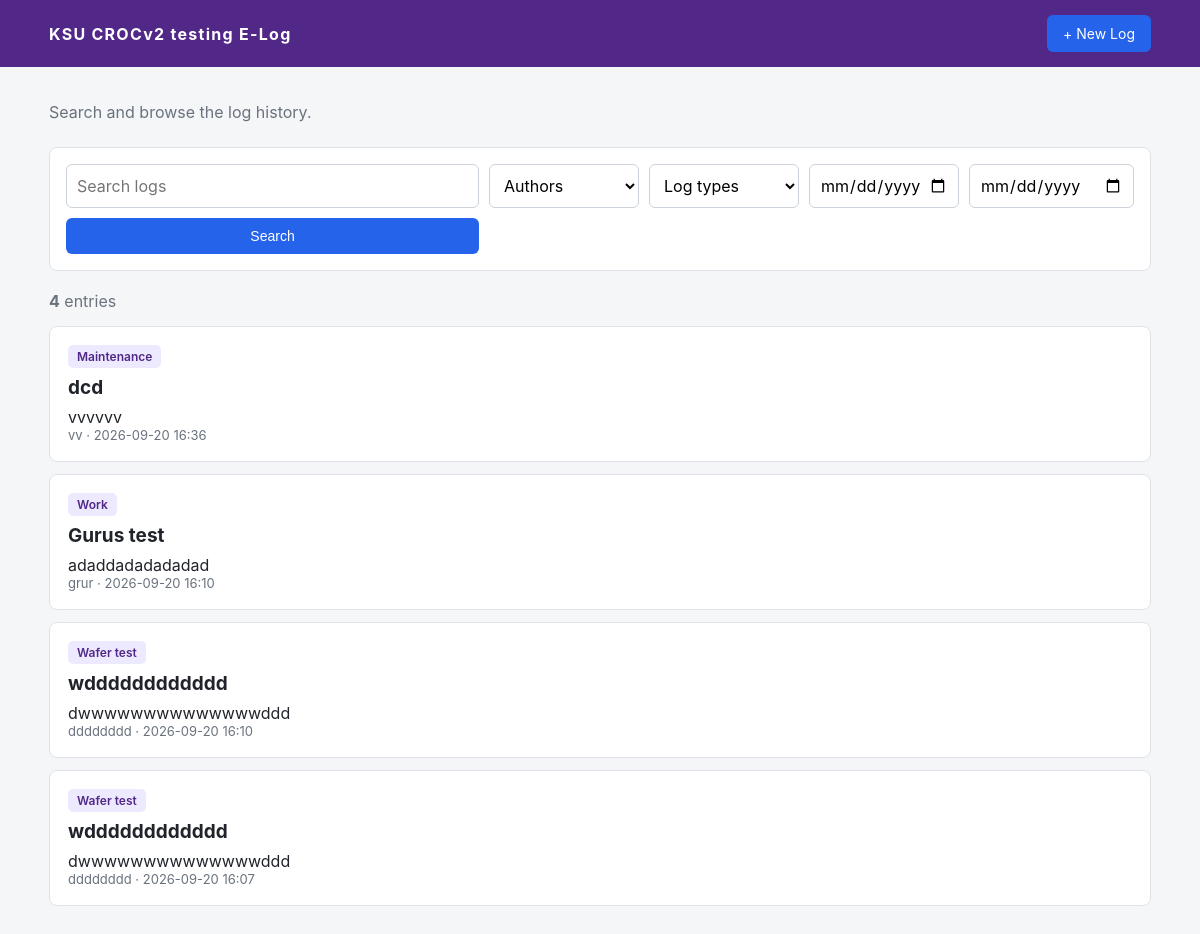
The app's page /, older data.
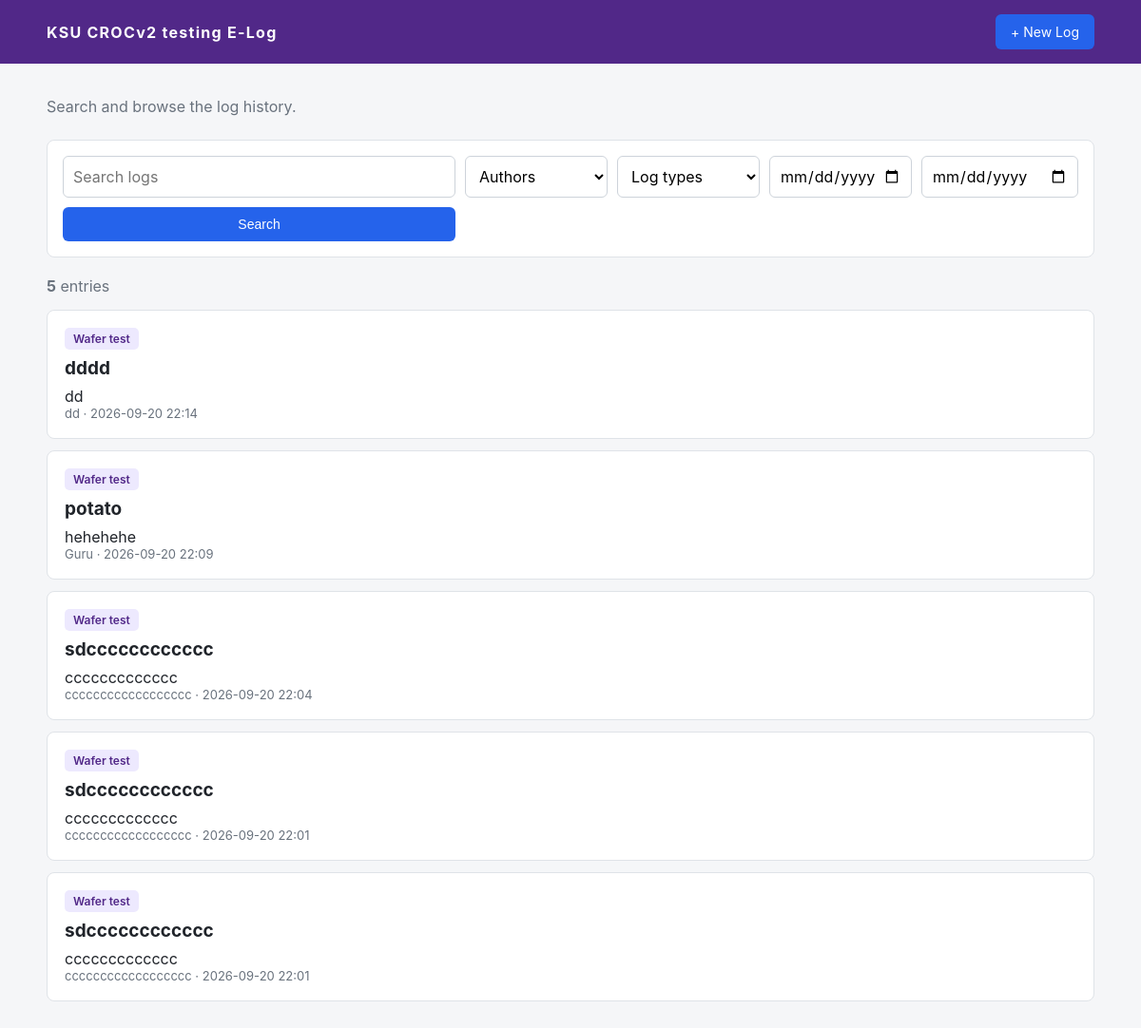
The same page, newer data.
### app.py (models this page shows)
class LogEntry(db.Model):
	id = db.Column(db.Integer, primary_key=True)
	title = db.Column(db.String(250), nullable=False)
	log_type = db.Column(db.String(50), nullable=False, default="Work")
	subsystem = db.Column(db.String(100), nullable=True)
	result = db.Column(db.Text, nullable=True)
	created_at = db.Column(db.DateTime, nullable=False, default=datetime.now)
	updated_at = db.Column(
		db.DateTime, nullable=False, default=datetime.now, onupdate=datetime.now
	)
	author_id = db.Column(db.Integer, db.ForeignKey("author.id"), nullable=False)

class Author(db.Model):
	id = db.Column(db.Integer, primary_key=True)
	name = db.Column(db.String(120), nullable=False, unique=True)
	email = db.Column(db.String(200), nullable=True)
	logs = db.relationship("LogEntry", backref="author", lazy=True)

### app.py (the view, shortened to what this page needs)
@app.route("/")
def index():
	query = request.args.get("q", "").strip()
	author_id = request.args.get("author", type=int)
	log_type = request.args.get("type", "").strip()
	date_from = request.args.get("date_from", "").strip()
	date_to = request.args.get("date_to", "").strip()
	logs_query = LogEntry.query
	if author_id:
		logs_query = logs_query.filter(LogEntry.author_id == author_id)
	if log_type:
		logs_query = logs_query.filter(LogEntry.log_type == log_type)
	if date_from:
		start_date = datetime.strptime(date_from, "%Y-%m-%d")
		logs_query = logs_query.filter(LogEntry.created_at >= start_date)
	if date_to:
		end_date = datetime.strptime(date_to, "%Y-%m-%d")
		end_date = end_date.replace(hour=23, minute=59, second=59)
		logs_query = logs_query.filter(LogEntry.created_at <= end_date)
	logs = logs_query.order_by(desc(LogEntry.created_at)).all()
	authors = Author.query.order_by(Author.name).all()
	return render_template(
		"index.html",
		logs=logs,
		authors=authors,
		query=query,
		selected_author=author_id,
		selected_type=log_type,
		date_from=date_from,
		date_to=date_to,
	)

### templates/index.html (shortened to what this page needs)
{% extends "base.html" %}
{% block content %}
<div class="page-header">
	<div>
		<p>Search and browse the log history.</p>
	</div>
</div>
<form class="search-panel" method="get">
	<input
		type="text"
		name="q"
		value="{{ query }}"
		placeholder="Search logs"
		autofocus
	>
	<select name="author">
		<option value="">Authors</option>
	</select>
	<select name="type">
		<option value="">Log types</option>
	</select>
	<input
		type="date"
		name="date_from"
		value="{{ date_from }}"
		title="From date"
	>
	<input
		type="date"
		name="date_to"
		value="{{ date_to }}"
		title="To date"
	>
	<button type="submit">Search</button>
</form>
<div class="results-header">
	<strong>{{ logs|length }}</strong> entr{{ "y" if logs|length == 1 else "ies" }}
</div>
{% if logs %}
	<div class="log-list">
		{% for entry in logs %}
		<a class="log-card" href="{{ url_for('view_log', log_id=entry.id) }}">
			<div class="log-card-top">
				<span class="type">{{ entry.log_type }}</span>
			</div>
			<h2>{{ entry.title }}</h2>
			<div>
				{{ entry.result[:150] }}{% if entry.result|length > 150 %}...{% endif %}
			</div>
			<div class="metadata">
				{{ entry.author.name }}
				· {{ entry.created_at.strftime("%Y-%m-%d %H:%M") }}
			</div>
		</a>
		{% endfor %}
	</div>
{% else %}
	<div class="empty">
		<h2>No logs found</h2>
		<p>Try a different search or create the first entry.</p>
		<a class="button" href="{{ url_for('new_log') }}">Create Log</a>
	</div>
{% endif %}
{% endblock %}

Row changes from the older to the newer data that the page shows:
removed LogEntry: log_type "Maintenance", title "dcd", result "vvvvvv", author.name "vv", created_at "2026-09-20 16:36"
removed LogEntry: log_type "Work", title "Gurus test", result "adaddadadadadad", author.name "grur", created_at "2026-09-20 16:10"
added LogEntry: log_type "Wafer test", title "dddd", result "dd", author.name "dd", created_at "2026-09-20 22:14"
added LogEntry: log_type "Wafer test", title "potato", result "hehehehe", author.name "Guru", created_at "2026-09-20 22:09"
added LogEntry: log_type "Wafer test", title "sdcccccccccccc", result "ccccccccccccc", author.name "cccccccccccccccccc", created_at "2026-09-20 22:04"
changed LogEntry (number 4 of 5 on the later page): title "wdddddddddddd" → "sdcccccccccccc"; result "dwwwwwwwwwwwwwwddd" → "ccccccccccccc"; author.name "dddddddd" → "cccccccccccccccccc"; created_at "2026-09-20 16:10" → "2026-09-20 22:01"
changed LogEntry (number 5 of 5 on the later page): title "wdddddddddddd" → "sdcccccccccccc"; result "dwwwwwwwwwwwwwwddd" → "ccccccccccccc"; author.name "dddddddd" → "cccccccccccccccccc"; created_at "2026-09-20 16:07" → "2026-09-20 22:01"
Text that changed along with them:
{{ logs|length }}: "4" → "5"
